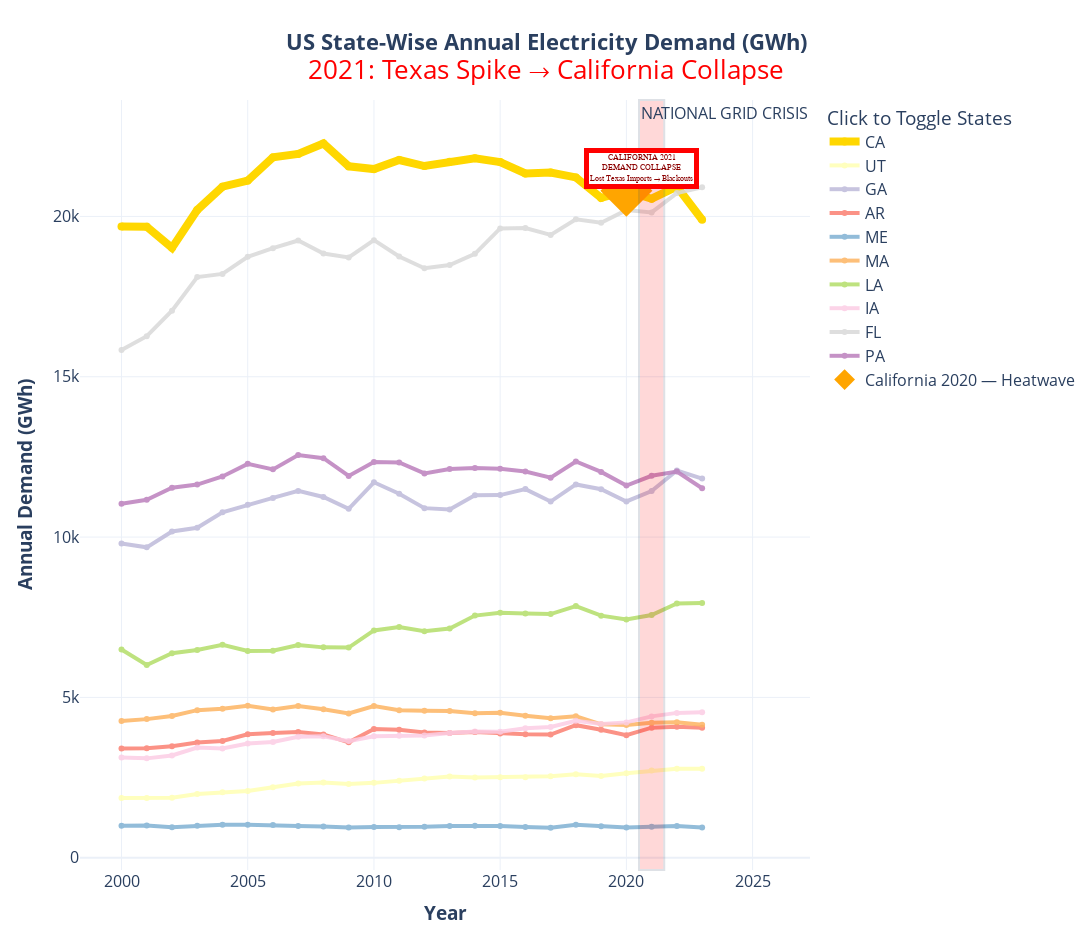

Source (notebook cell):
### Markdown cell above
Every state grows slowly…
except one.In 2021, Texas shoots up — higher than any state, any year, ever.This wasn’t a heatwave.
This was Winter Storm Uri — the coldest event in 100 years.Texas demand exploded.
Power plants froze.
Grid failed.
Blackouts spread nationwide.
California lost 25% power import → rolling blackouts.One state. One year. Broke the entire US grid.

### Code cell
# FINAL — INTERACTIVE PLOTLY + SUMMARY STATISTICS — CA + 9 RANDOM STATES — RAW DEMAND
import plotly.graph_objects as go
import pandas as pd
import random

random.seed(42)

# Ensure types
Consumption_df['State'] = Consumption_df['State'].astype(str)
Consumption_df['Year'] = Consumption_df['Year'].astype(int)

# Fixed: California + 9 random states
all_states = Consumption_df['State'].unique().tolist()
other_states = [s for s in all_states if s != 'CA']
random_states = random.sample(other_states, 9)
picked_states = ['CA'] + random_states

print(f"Showing: California + {random_states}")

# Filter data
sub = Consumption_df[Consumption_df['State'].isin(picked_states)].copy()

# Yearly average demand per state (RAW GWh)
yearly = sub.groupby(['State', 'Year'])['Total_Demand_GWh'].mean().reset_index()

# Create figure
fig = go.Figure()

# Beautiful unique colors
import plotly.express as px
base_colors = px.colors.qualitative.Set3 + px.colors.qualitative.Pastel1
state_colors = {state: base_colors[i % len(base_colors)] for i, state in enumerate(picked_states)}
state_colors['CA'] = '#FFD700'  # Gold for California
if 'TX' in picked_states:
    state_colors['TX'] = '#8B0000'  # Dark red for Texas

# Add one line per state
for state in picked_states:
    state_data = yearly[yearly['State'] == state]
    
    color = state_colors[state]
    width = 8 if state == 'CA' else (7 if state == 'TX' else 4)
    opacity = 1.0 if state in ['CA', 'TX'] else 0.85
    
    fig.add_trace(go.Scatter(
        x=state_data['Year'],
        y=state_data['Total_Demand_GWh'],
        mode='lines+markers',
        name=state,
        line=dict(width=width, color=color),
        marker=dict(size=8 if state in ['CA', 'TX'] else 6),
        opacity=opacity,
        hovertemplate=f"<b>{state}</b><br>Year: %{{x}}<br>Demand: %{{y:,.0f}} GWh<extra></extra>"
    ))

# Texas 2021 — MASSIVE RED X
if 'TX' in picked_states:
    tx_2021 = yearly[(yearly['State'] == 'TX') & (yearly['Year'] == 2021)]
    fig.add_trace(go.Scatter(
        x=tx_2021['Year'],
        y=tx_2021['Total_Demand_GWh'],
        mode='markers+text',
        marker=dict(size=60, color='red', symbol='x', line=dict(width=10, color='darkred')),
        text=['TEXAS 2021<br>Winter Storm Uri<br>Highest Demand Ever'],
        textposition="top center",
        textfont=dict(size=24, color="red", family="Arial Black"),
        name='Texas 2021 — Winter Storm Uri',
        showlegend=True
    ))

# California 2020 — Orange diamond
ca_2020 = yearly[(yearly['State'] == 'CA') & (yearly['Year'] == 2020)]
fig.add_trace(go.Scatter(
    x=ca_2020['Year'],
    y=ca_2020['Total_Demand_GWh'],
    mode='markers',
    marker=dict(size=40, color='orange', symbol='diamond'),
    name='California 2020 — Heatwave',
    showlegend=True
))

# California 2021 — RED DROP ANNOTATION
ca_2021 = yearly[(yearly['State'] == 'CA') & (yearly['Year'] == 2021)]
fig.add_annotation(
    x=ca_2021['Year'].values[0],
    y=ca_2021['Total_Demand_GWh'].values[0],
    text="CALIFORNIA 2021<br>DEMAND COLLAPSE<br>Lost Texas Imports → Blackouts",
    showarrow=True,
    arrowhead=2,
    arrowsize=3,
    arrowwidth=6,
    arrowcolor="red",
    font=dict(size=8, color="darkred", family="Arial Black"),
    bgcolor="white",
    bordercolor="red",
    borderwidth=5
)

# Red shaded crisis period
fig.add_vrect(x0=2020.5, x1=2021.5, fillcolor="red", opacity=0.15,
              annotation_text="NATIONAL GRID CRISIS", annotation_position="top left")

# Layout
fig.update_layout(
    title="<b>US State-Wise Annual Electricity Demand (GWh)</b><br>"
          "<span style='font-size:26px; color:red;'>2021: Texas Spike → California Collapse</span>",
    title_x=0.5,
    xaxis_title="<b>Year</b>",
    yaxis_title="<b>Annual Demand (GWh)</b>",
    height=950,
    width=1600,
    font=dict(size=16),
    legend_title="Click to Toggle States",
    hovermode='x unified',
    template='plotly_white',
    showlegend=True
)

fig.show()
# === SUMMARY STATISTICS ===
print("\n" + "="*60)
print("=== SUMMARY STATISTICS — 10 SELECTED STATES ===")
print("="*60)

summary_stats = yearly.groupby('State')['Total_Demand_GWh'].agg(
    Mean='mean',
    Std='std',
    Min='min',
    Max='max'
).round(2)

# Sort by Mean descending for better readability
summary_stats = summary_stats.sort_values('Mean', ascending=False)
print(summary_stats)
print("="*60 + "\n")

### Figure 1 — Plotly figure (JSON) as saved in the notebook; plotly's stock layout.template omitted (floating-point values rounded to 4 significant figures)
{"data": [{"hovertemplate": "<b>CA</b><br>Year: %{x}<br>Demand: %{y:,.0f} GWh<extra></extra>", "line": {"color": "#FFD700", "width": 8}, "marker": {"size": 8}, "mode": "lines+markers", "name": "CA", "opacity": 1, "type": "scatter", "x": [2000, 2001, 2002, 2003, 2004, 2005, 2006, 2007, 2008, 2009, 2010, 2011, 2012, 2013, 2014, 2015, 2016, 2017, 2018, 2019, 2020, 2021, 2022, 2023], "y": [19690.0, 19680.0, 19020.0, 20200.0, 20930.0, 21120.0, 21840.0, 21950.0, 22270.0, 21560.0, 21480.0, 21760.0, 21570.0, 21710.0, 21810.0, 21690.0, 21340.0, 21370.0, 21220.0, 20580.0, 20800.0, 20550.0, 20930.0, 19900.0]}, {"hovertemplate": "<b>UT</b><br>Year: %{x}<br>Demand: %{y:,.0f} GWh<extra></extra>", "line": {"color": "rgb(255,255,179)", "width": 4}, "marker": {"size": 6}, "mode": "lines+markers", "name": "UT", "opacity": 0.85, "type": "scatter", "x": [2000, 2001, 2002, 2003, 2004, 2005, 2006, 2007, 2008, 2009, 2010, 2011, 2012, 2013, 2014, 2015, 2016, 2017, 2018, 2019, 2020, 2021, 2022, 2023], "y": [1860.0, 1864.0, 1868.0, 1986.0, 2041.0, 2081.0, 2195.0, 2313.0, 2347.0, 2296.0, 2334.0, 2402.0, 2474.0, 2535.0, 2499.0, 2511.0, 2510.0, 2544.0, 2599.0, 2551.0, 2634.0, 2719.0, 2777.0, 2774.0]}, {"hovertemplate": "<b>GA</b><br>Year: %{x}<br>Demand: %{y:,.0f} GWh<extra></extra>", "line": {"color": "rgb(190,186,218)", "width": 4}, "marker": {"size": 6}, "mode": "lines+markers", "name": "GA", "opacity": 0.85, "type": "scatter", "x": [2000, 2001, 2002, 2003, 2004, 2005, 2006, 2007, 2008, 2009, 2010, 2011, 2012, 2013, 2014, 2015, 2016, 2017, 2018, 2019, 2020, 2021, 2022, 2023], "y": [9800.0, 9680.0, 10170.0, 10290.0, 10770.0, 11010.0, 11220.0, 11440.0, 11250.0, 10880.0, 11710.0, 11350.0, 10900.0, 10860.0, 11300.0, 11310.0, 11500.0, 11110.0, 11640.0, 11490.0, 11110.0, 11440.0, 12070.0, 11820.0]}, {"hovertemplate": "<b>AR</b><br>Year: %{x}<br>Demand: %{y:,.0f} GWh<extra></extra>", "line": {"color": "rgb(251,128,114)", "width": 4}, "marker": {"size": 6}, "mode": "lines+markers", "name": "AR", "opacity": 0.85, "type": "scatter", "x": [2000, 2001, 2002, 2003, 2004, 2005, 2006, 2007, 2008, 2009, 2010, 2011, 2012, 2013, 2014, 2015, 2016, 2017, 2018, 2019, 2020, 2021, 2022, 2023], "y": [3407.0, 3416.0, 3477.0, 3592.0, 3639.0, 3847.0, 3886.0, 3921.0, 3845.0, 3598.0, 4016.0, 3994.0, 3905.0, 3890.0, 3923.0, 3872.0, 3849.0, 3840.0, 4134.0, 3993.0, 3821.0, 4055.0, 4083.0, 4054.0]}, {"hovertemplate": "<b>ME</b><br>Year: %{x}<br>Demand: %{y:,.0f} GWh<extra></extra>", "line": {"color": "rgb(128,177,211)", "width": 4}, "marker": {"size": 6}, "mode": "lines+markers", "name": "ME", "opacity": 0.85, "type": "scatter", "x": [2000, 2001, 2002, 2003, 2004, 2005, 2006, 2007, 2008, 2009, 2010, 2011, 2012, 2013, 2014, 2015, 2016, 2017, 2018, 2019, 2020, 2021, 2022, 2023], "y": [1000.0, 1008.0, 948.5, 997.7, 1031.0, 1030.0, 1024.0, 988.4, 972.8, 940.2, 961.0, 951.3, 963.4, 987.9, 1000.0, 990.7, 954.1, 934.5, 1030.0, 984.6, 945.4, 965.4, 989.6, 944.7]}, {"hovertemplate": "<b>MA</b><br>Year: %{x}<br>Demand: %{y:,.0f} GWh<extra></extra>", "line": {"color": "rgb(253,180,98)", "width": 4}, "marker": {"size": 6}, "mode": "lines+markers", "name": "MA", "opacity": 0.85, "type": "scatter", "x": [2000, 2001, 2002, 2003, 2004, 2005, 2006, 2007, 2008, 2009, 2010, 2011, 2012, 2013, 2014, 2015, 2016, 2017, 2018, 2019, 2020, 2021, 2022, 2023], "y": [4261.0, 4322.0, 4419.0, 4602.0, 4645.0, 4735.0, 4622.0, 4728.0, 4629.0, 4500.0, 4731.0, 4601.0, 4580.0, 4575.0, 4509.0, 4522.0, 4428.0, 4347.0, 4411.0, 4160.0, 4140.0, 4207.0, 4224.0, 4144.0]}, {"hovertemplate": "<b>LA</b><br>Year: %{x}<br>Demand: %{y:,.0f} GWh<extra></extra>", "line": {"color": "rgb(179,222,105)", "width": 4}, "marker": {"size": 6}, "mode": "lines+markers", "name": "LA", "opacity": 0.85, "type": "scatter", "x": [2000, 2001, 2002, 2003, 2004, 2005, 2006, 2007, 2008, 2009, 2010, 2011, 2012, 2013, 2014, 2015, 2016, 2017, 2018, 2019, 2020, 2021, 2022, 2023], "y": [6491.0, 6008.0, 6375.0, 6481.0, 6643.0, 6448.0, 6455.0, 6630.0, 6560.0, 6555.0, 7089.0, 7197.0, 7060.0, 7150.0, 7551.0, 7639.0, 7620.0, 7599.0, 7848.0, 7549.0, 7426.0, 7567.0, 7927.0, 7947.0]}, {"hovertemplate": "<b>IA</b><br>Year: %{x}<br>Demand: %{y:,.0f} GWh<extra></extra>", "line": {"color": "rgb(252,205,229)", "width": 4}, "marker": {"size": 6}, "mode": "lines+markers", "name": "IA", "opacity": 0.85, "type": "scatter", "x": [2000, 2001, 2002, 2003, 2004, 2005, 2006, 2007, 2008, 2009, 2010, 2011, 2012, 2013, 2014, 2015, 2016, 2017, 2018, 2019, 2020, 2021, 2022, 2023], "y": [3128.0, 3098.0, 3189.0, 3434.0, 3409.0, 3563.0, 3611.0, 3772.0, 3791.0, 3637.0, 3787.0, 3805.0, 3809.0, 3892.0, 3933.0, 3929.0, 4036.0, 4077.0, 4268.0, 4169.0, 4220.0, 4408.0, 4517.0, 4533.0]}, {"hovertemplate": "<b>FL</b><br>Year: %{x}<br>Demand: %{y:,.0f} GWh<extra></extra>", "line": {"color": "rgb(217,217,217)", "width": 4}, "marker": {"size": 6}, "mode": "lines+markers", "name": "FL", "opacity": 0.85, "type": "scatter", "x": [2000, 2001, 2002, 2003, 2004, 2005, 2006, 2007, 2008, 2009, 2010, 2011, 2012, 2013, 2014, 2015, 2016, 2017, 2018, 2019, 2020, 2021, 2022, 2023], "y": [15830.0, 16270.0, 17060.0, 18110.0, 18210.0, 18740.0, 19010.0, 19250.0, 18840.0, 18720.0, 19260.0, 18750.0, 18380.0, 18490.0, 18830.0, 19630.0, 19640.0, 19420.0, 19910.0, 19800.0, 20200.0, 20120.0, 20730.0, 20910.0]}, {"hovertemplate": "<b>PA</b><br>Year: %{x}<br>Demand: %{y:,.0f} GWh<extra></extra>", "line": {"color": "rgb(188,128,189)", "width": 4}, "marker": {"size": 6}, "mode": "lines+markers", "name": "PA", "opacity": 0.85, "type": "scatter", "x": [2000, 2001, 2002, 2003, 2004, 2005, 2006, 2007, 2008, 2009, 2010, 2011, 2012, 2013, 2014, 2015, 2016, 2017, 2018, 2019, 2020, 2021, 2022, 2023], "y": [11040.0, 11160.0, 11540.0, 11640.0, 11890.0, 12280.0, 12110.0, 12560.0, 12460.0, 11910.0, 12340.0, 12330.0, 11990.0, 12120.0, 12160.0, 12130.0, 12050.0, 11850.0, 12360.0, 12030.0, 11610.0, 11910.0, 12040.0, 11520.0]}, {"marker": {"color": "orange", "size": 40, "symbol": "diamond"}, "mode": "markers", "name": "California 2020 — Heatwave", "showlegend": true, "type": "scatter", "x": [2020], "y": [20800.0]}], "layout": {"annotations": [{"arrowcolor": "red", "arrowhead": 2, "arrowsize": 3, "arrowwidth": 6, "bgcolor": "white", "bordercolor": "red", "borderwidth": 5, "font": {"color": "darkred", "family": "Arial Black", "size": 8}, "showarrow": true, "text": "CALIFORNIA 2021<br>DEMAND COLLAPSE<br>Lost Texas Imports → Blackouts", "x": 2021, "y": 20550.0}, {"showarrow": false, "text": "NATIONAL GRID CRISIS", "x": 2020.0, "xanchor": "left", "xref": "x", "y": 1, "yanchor": "top", "yref": "y domain"}], "font": {"size": 16}, "height": 950, "hovermode": "x unified", "legend": {"title": {"text": "Click to Toggle States"}}, "shapes": [{"fillcolor": "red", "opacity": 0.15, "type": "rect", "x0": 2020.0, "x1": 2022.0, "xref": "x", "y0": 0, "y1": 1, "yref": "y domain"}], "showlegend": true, "title": {"text": "<b>US State-Wise Annual Electricity Demand (GWh)</b><br><span style='font-size:26px; color:red;'>2021: Texas Spike → California Collapse</span>", "x": 0.5}, "width": 1600, "xaxis": {"title": {"text": "<b>Year</b>"}}, "yaxis": {"title": {"text": "<b>Annual Demand (GWh)</b>"}}}}
